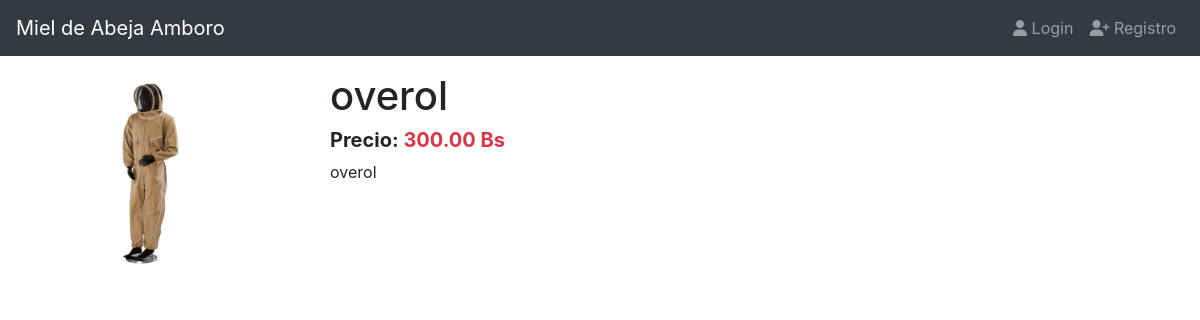
The page /productos/overol on the database its author committed.
### products/models.py (models this page shows)
class Product(models.Model):
    tittle =models.CharField(max_length=50)
    description=models.TextField()
    price=models.DecimalField(max_digits=8, decimal_places=2, default=0.0)
    slug=models.SlugField(null=False, blank=False, unique=True)
    image=models.ImageField(upload_to='products/',null=False, blank=False)
    created_at=models.DateTimeField(auto_now_add=True)
    def __str__(self):
        return self.tittle

### products/views.py (the view)
# urls.py: path('<slug:slug>', views.ProductDetailView.as_view(),name='product')#id primary key
class ProductDetailView(DetailView):#id->PK
    model=Product
    template_name='products/product.html'
    def get_context_data(self, **kwargs):
        context = super().get_context_data(**kwargs)
        print('/n')
        print(context)
        print('/n')
        return context

### products/templates/products/product.html
{% extends 'base.html' %}
{% block content %}
  <div class="col-3">
    {% if product.image %}
      <img src="{{ product.image.url }}" alt="Imagen del Producto" width="200"height="200">
    {% endif %}
  </div>
  <div class="col">
    <div class="h1">{{product.tittle}}</div>
    <div class="h5 font-weight-bold">
      Precio: <span class="text-danger">{{product.price}} Bs</span>
    </div>
    <div class="">
      <p>{{product.description}}</p>
    </div>
  </div>
{% endblock %}

### rows shown on the page
Product: image (picture), tittle "overol", price "300.00", description "overol"
